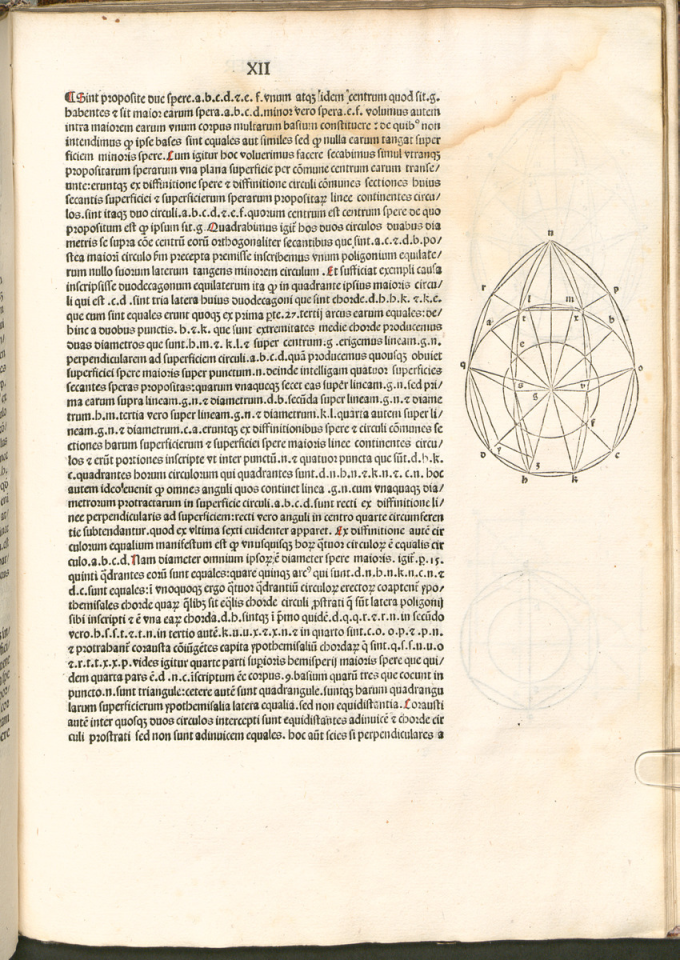
#> input picture images/pages/page_231.png, 3396 x 4800 px (shown at 1/5 size); its folder holds only this picture in this run
$ python -i preprocess.py   (imports and definitions only)
#> lines starting #> are read from the running program, lines starting #| are printed output that depends on the picture
import cv2
import numpy as np
from skimage.filters import threshold_sauvola
from skimage.morphology import skeletonize
from skimage.util import img_as_ubyte
from pathlib import Path

input_dir = r"E:\zxz\project\extracted\b\cropped"
output_dir = r"E:\zxz\project\extracted\b\preprocessed"

target_size = 224         # final image size (square canvas)
min_long_side = 300       # minimum long side before resize
sauvola_window = 31       # window size for Sauvola threshold
sauvola_k = 0.2           # k parameter for Sauvola threshold
open_kernel = 3           # kernel size for opening
close_kernel = 3          # kernel size for closing
open_iter = 1             # number of opening iterations
close_iter = 1            # number of closing iterations
hough_thresh = 80         # threshold for Hough line transform
canny_low = 50            # Canny low threshold
canny_high = 150          # Canny high threshold

def ensure_dir(p: Path):
    """Ensure directory exists."""
    p.mkdir(parents=True, exist_ok=True)

def to_gray(img):
    """Convert to grayscale if image is RGB."""
    return img if len(img.shape) == 2 else cv2.cvtColor(img, cv2.COLOR_BGR2GRAY)

# [63 lines left out: functions sauvola_binarize, morphology_clean, estimate_skew_angle, rotate_image, resize_with_padding, not called in this run]

def to_edge(img_gray):
    """Extract edges using Canny operator."""
    return cv2.Canny(img_gray, canny_low, canny_high, L2gradient=True)

# [4 lines left out: function to_skeleton, not called in this run]

def process_one(path, out_dir):
    """Full preprocessing pipeline for one image."""
#> called with path = '../images/pages/page_231.png', out_dir = 'out.png'
    stem = Path(path).stem
    img = cv2.imread(str(path), cv2.IMREAD_COLOR)
#> img is the input picture: shape (4800, 3396, 3); mean B, G, R 196.6, 215.3, 225.2
    if img is None:
        print(f"[WARN] Cannot read: {path}")
        return

    # Convert to grayscale
    gray = to_gray(img)
#> in to_gray, `return img if len(img.shape) == 2 else cv2.cvtColor(img, cv2.COLOR_BGR..`:
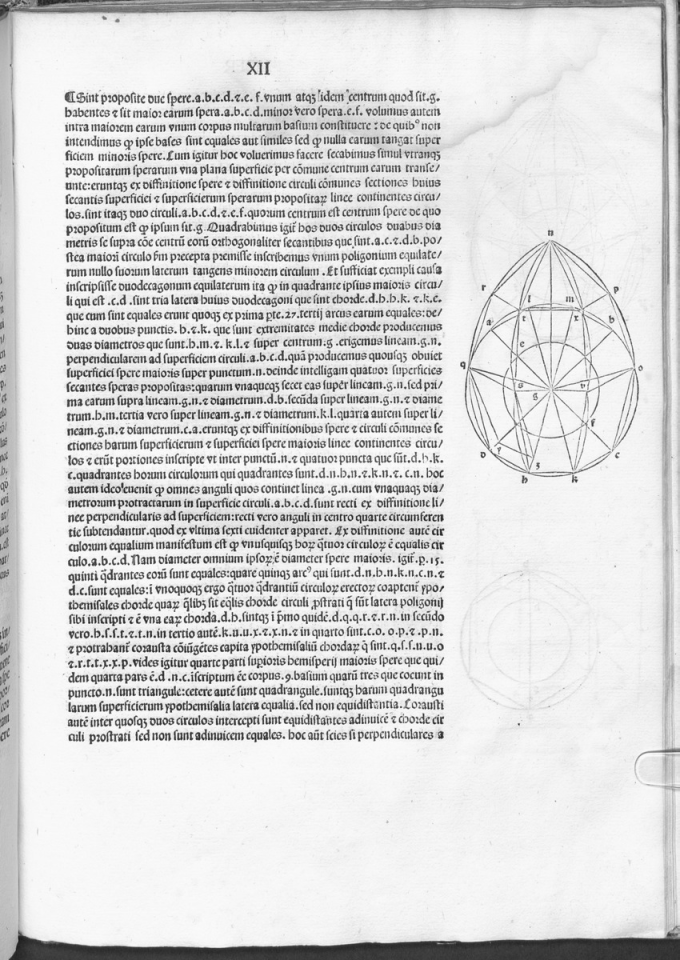
#> returned value: shape (4800, 3396) (shown at 1/5 size); min 1, max 255, mean 216.1
#> (the run stopped early here; a loop or call above may not have finished)

$ run again, on images/pages/page_232.png
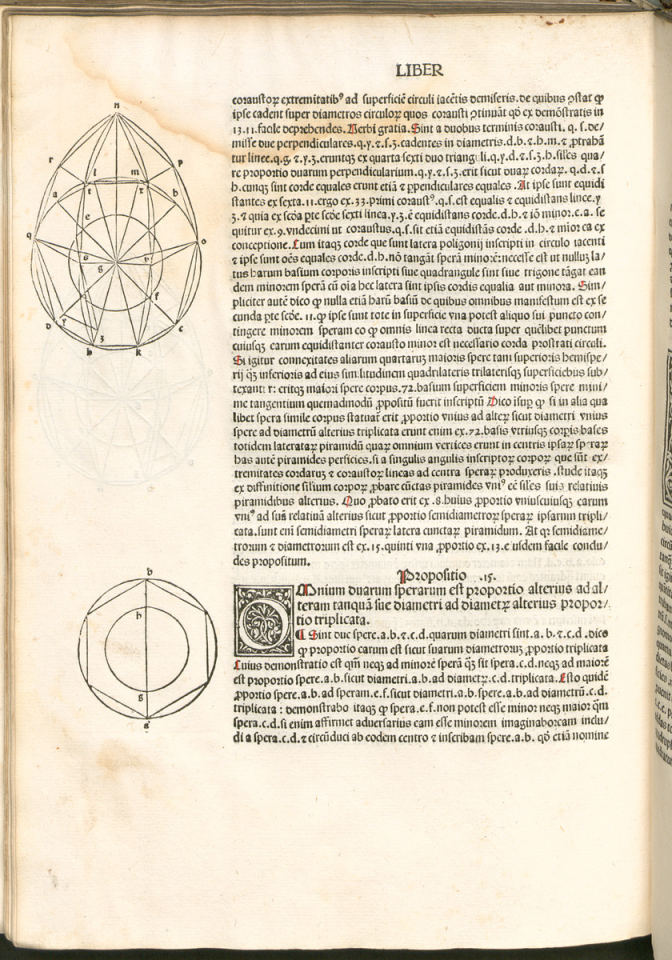
#> input picture images/pages/page_232.png, 3360 x 4800 px (shown at 1/5 size)
#> in process_one, img is the input picture: shape (4800, 3360, 3); mean B, G, R 196, 215.1, 225.2
#> in to_gray, `return img if len(img.shape) == 2 else cv2.cvtColor(img, cv2.COLOR_BGR..`:
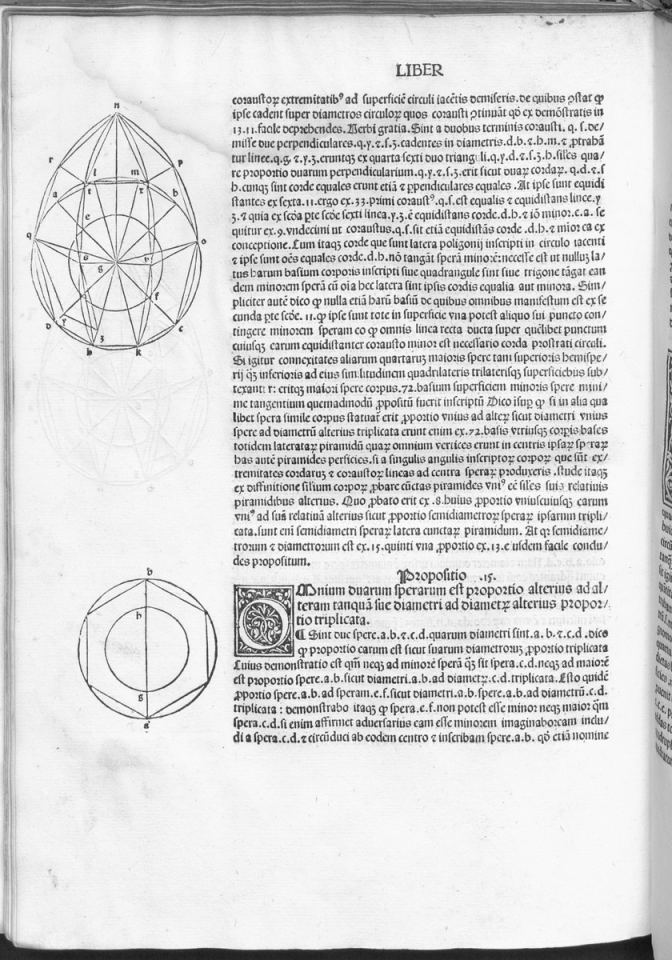
#> returned value: shape (4800, 3360) (shown at 1/5 size); min 9, max 255, mean 215.9

$ run again, on images/pages/page_233.png
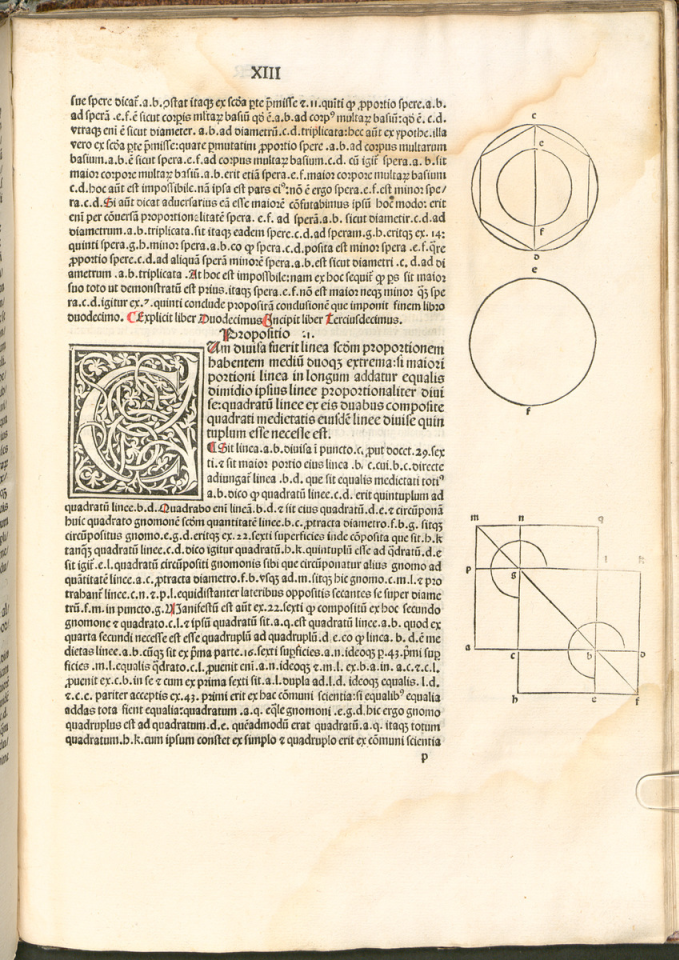
#> input picture images/pages/page_233.png, 3392 x 4800 px (shown at 1/5 size)
#> in process_one, img is the input picture: shape (4800, 3392, 3); mean B, G, R 190.7, 213.9, 225.8
#> in to_gray, `return img if len(img.shape) == 2 else cv2.cvtColor(img, cv2.COLOR_BGR..`:
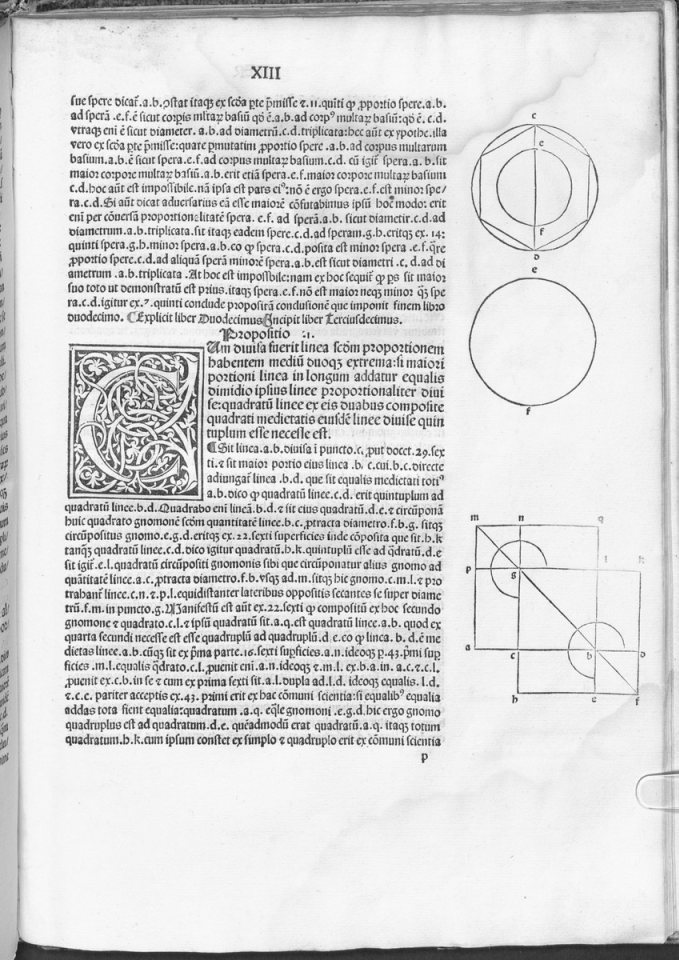
#> returned value: shape (4800, 3392) (shown at 1/5 size); min 3, max 254, mean 214.8

$ run again, on images/pages/page_249.png
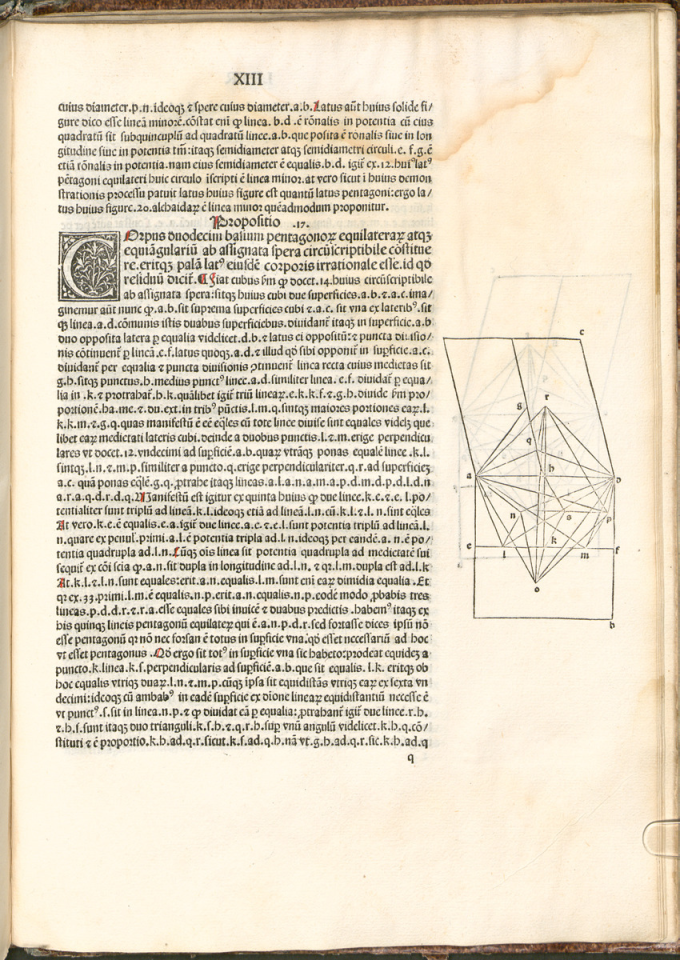
#> input picture images/pages/page_249.png, 3396 x 4800 px (shown at 1/5 size)
#> in process_one, img is the input picture: shape (4800, 3396, 3); mean B, G, R 195.2, 215, 225.5
#> in to_gray, `return img if len(img.shape) == 2 else cv2.cvtColor(img, cv2.COLOR_BGR..`:
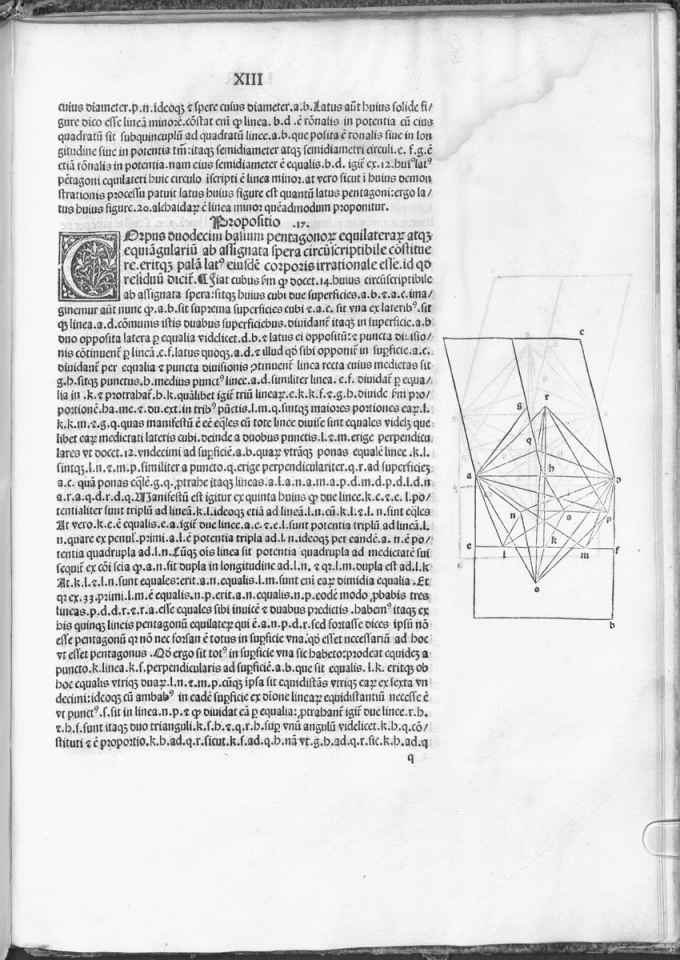
#> returned value: shape (4800, 3396) (shown at 1/5 size); min 0, max 255, mean 215.9
